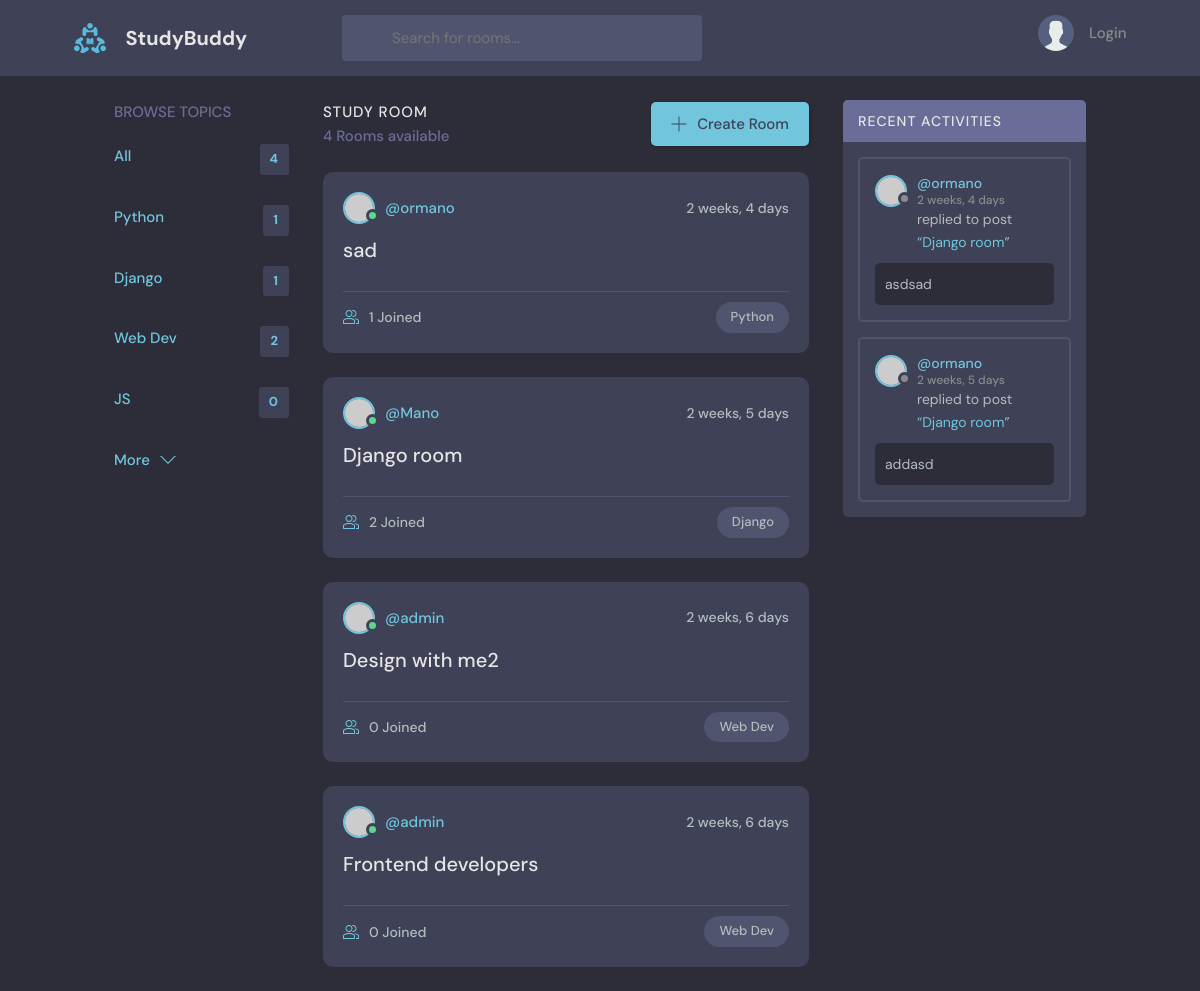
The page / on the database its author committed.
### core/models.py (models this page shows, shortened)
class Topic(models.Model):
    name = models.CharField(max_length=200)
    def __str__(self):
        return self.name

class Room(models.Model):
    host = models.ForeignKey(User, on_delete=models.SET_NULL, null=True)
    topic = models.ForeignKey(Topic, on_delete=models.SET_NULL, null=True)
    name = models.CharField(max_length=150)
    description = models.TextField(max_length=500, blank=True, null=True)
    participants = models.ManyToManyField(User, related_name='participants', blank=True)
    created = models.DateTimeField(auto_now_add=True)
    updated = models.DateTimeField(auto_now=True)
    class Meta:
        ordering = ['-updated', '-created']

class Message(models.Model):
    user = models.ForeignKey(User, on_delete=models.CASCADE)
    room = models.ForeignKey(Room, on_delete=models.CASCADE)
    body = models.TextField(max_length=500)
    created = models.DateTimeField(auto_now_add=True)
    updated = models.DateTimeField(auto_now=True)
    class Meta:
        ordering = ['-updated', '-created']
    def __str__(self):
        return self.body[0:50]

### core/views.py (the view)
# urls.py: path('', views.home, name='home'),
def home(request):
    q = request.GET.get('q') if request.GET.get('q') is not None else ''
    rooms = Room.objects.filter(Q(topic__name__icontains=q) |
                                Q(name__icontains=q) |
                                Q(description__icontains=q) |
                                Q(host__username__icontains=q))
    topics = Topic.objects.all()[0:5]
    room_count = rooms.count()
    room_messages = Message.objects.filter(Q(room__name__icontains=q))
    context = {
        'rooms': rooms,
        'topics': topics,
        'room_count': room_count,
        'room_messages': room_messages}
    return render(request, 'home.html', context)

### templates/home.html (shortened to what this page needs)
{% extends 'base.html' %}
{% block content %}
    <main class="layout layout--3">
        <div class="container">
            {% include 'topic_component.html' %}
            <div class="roomList">
                <div class="roomList__header">
                    <div>
                        <h2>Study Room</h2>
                        <p>{{ room_count }} Rooms available</p>
                    </div>
                    <a class="btn btn--main" href="{% url 'create-room' %}">
                        <svg version="1.1" xmlns="http://www.w3.org/2000/svg" width="32" height="32"
                             viewBox="0 0 32 32">
                            <title>add</title>
                            <path
                                    d="M16.943 0.943h-1.885v14.115h-14.115v1.885h14.115v14.115h1.885v-14.115h14.115v-1.885h-14.115v-14.115z"
                            ></path>
                        </svg>
                        Create Room
                    </a>
                </div>
                {% include 'feed_component.html' %}
            </div>
            {% include 'activity_component.html' %}
        </div>
    </main>
{% endblock content %}

### templates/topic_component.html
<div class="topics">
	<div class="topics__header">
		<h2>Browse Topics</h2>
	</div>
	<ul class="topics__list">
		<li>
			<a href="{% url 'home' %}" class="active">All <span>{{ topics.count }}</span></a>
		</li>
		{% for topic in topics %}
			<li>
				<a href="{% url 'home' %}?q={{ topic.name }} " class="active">{{ topic.name }}
					<span>{{ topic.room_set.all.count }}</span></a>
			</li>
		{% endfor %}
	</ul>
	<a class="btn btn--link" href="{% url 'topics' %}">
		More
		<svg version="1.1" xmlns="http://www.w3.org/2000/svg" width="32" height="32" viewBox="0 0 32 32">
			<title>chevron-down</title>
			<path d="M16 21l-13-13h-3l16 16 16-16h-3l-13 13z"></path>
		</svg>
	</a>
</div>

### templates/feed_component.html (shortened to what this page needs)
	{% for room in rooms %}
		<div class="roomListRoom">
			<div class="roomListRoom__header">
				<a href="{% url 'user-profile' room.host.id %}" class="roomListRoom__author">
					<div class="avatar avatar--small active">
						<img src="https://randomuser.me/api/portraits/men/11.jpg" alt=""/>
					</div>
					<span>@{{ room.host.username }}</span>
				</a>
				<div class="roomListRoom__actions">
					<span>{{ room.created|timesince }}</span>
				</div>
			</div>
			<div class="roomListRoom__content">
				<a href="{% url 'room' room.id %}">{{ room.name }}</a>
			</div>
			<div class="roomListRoom__meta">
				<a class="roomListRoom__joined">
					{{ room.participants.all.count }} Joined
				</a>
				<p class="roomListRoom__topic">{{ room.topic }}</p>
			</div>
		</div>
	{% endfor %}

### templates/activity_component.html (shortened to what this page needs)
<div class="activities">
	<div class="activities__header">
		<h2>Recent Activities</h2>
	</div>
	{% for message in room_messages %}
		<div class="activities__box">
			<div class="activities__boxHeader roomListRoom__header">
				<a href="{% url 'user-profile' message.user.id %}" class="roomListRoom__author">
					<div class="avatar avatar--small">
						<img src="https://randomuser.me/api/portraits/women/11.jpg" alt=""/>
					</div>
					<p>
						@{{ message.user }}
						<span>{{ message.created|timesince }}</span>
					</p>
				</a>
			</div>
			<div class="activities__boxContent">
				<p>replied to post <a href="{% url 'room' message.room.id %}">“{{ message.room.name }}</a>”</p>
				<div class="activities__boxRoomContent">
					{{ message }}
				</div>
			</div>
		</div>
	{% endfor %}
</div>

### rows shown on the page
Topic: name "Python", room_set.all.count "1"
Topic: name "Django", room_set.all.count "1"
Topic: name "Web Dev", room_set.all.count "2"
Topic: name "JS", room_set.all.count "0"
Room: host.username "ormano", created "2 weeks, 4 days", name "sad", participants.all.count "1", topic "Python"
Room: host.username "Mano", created "2 weeks, 5 days", name "Django room", participants.all.count "2", topic "Django"
Room: host.username "admin", created "2 weeks, 6 days", name "Design with me2", participants.all.count "0", topic "Web Dev"
Room: host.username "admin", created "2 weeks, 6 days", name "Frontend developers", participants.all.count "0", topic "Web Dev"
Message: user "ormano", created "2 weeks, 4 days", room.name "Django room", body "asdsad"
Message: user "ormano", created "2 weeks, 5 days", room.name "Django room", body "addasd"

### other values the page prints
{{ topics.count }} "4"
{{ room_count }} "4"
